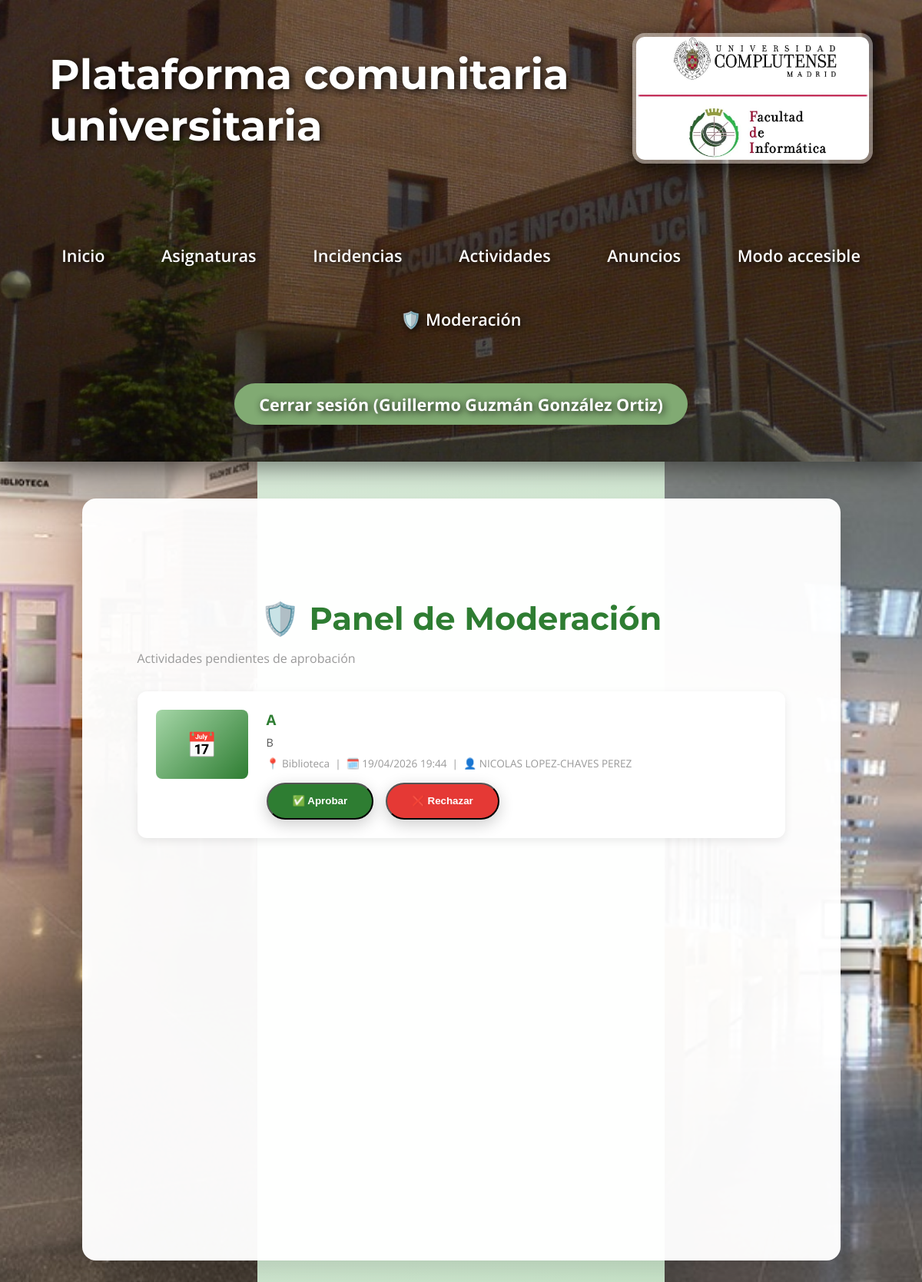
/actividades/admin (signed in), run on the app's committed database.
### models.py (models this page shows, shortened)
class User(UserMixin, db.Model):
    __tablename__ = "users"
    id = db.Column(db.Integer, primary_key=True)
    email = db.Column(db.String(120), unique=True, nullable=False)
    name = db.Column(db.String(100), nullable=False)
    role = db.Column(db.String(20), nullable=False, default="estudiante")
    password_hash = db.Column(db.String(200), nullable=True)

class Activity(db.Model):
    __tablename__ = "activities"
    id = db.Column(db.Integer, primary_key=True)
    title = db.Column(db.String(200), nullable=False)
    description = db.Column(db.Text, nullable=False)
    date = db.Column(db.DateTime, nullable=False)
    location = db.Column(db.String(200), nullable=False)
    image_filename = db.Column(db.String(255), nullable=True)
    capacity = db.Column(db.Integer, nullable=True)
    status = db.Column(db.String(20), nullable=False, default="pendiente")  # pendiente / aprobada / rechazada
    created_at = db.Column(db.DateTime, default=datetime.utcnow)
    user_id = db.Column(db.Integer, db.ForeignKey("users.id"), nullable=False)
    user = db.relationship("User", backref="activities")
    registrations = db.relationship("ActivityRegistration", backref="activity", lazy=True, cascade="all, delete-orphan")
    likes = db.relationship("ActivityLike", backref="activity", lazy=True, cascade="all, delete-orphan")
    comments = db.relationship("ActivityComment", backref="activity", lazy=True, cascade="all, delete-orphan")

### routes_activities.py (the view)
@activities_bp.route('/actividades/admin')
@login_required
def activity_admin():
    if current_user.role != 'admin':
        flash('No tienes permiso para acceder aquí.', 'danger')
        return redirect(url_for('activities.activities_list'))
    pendientes = Activity.query.filter_by(status='pendiente').order_by(Activity.created_at.desc()).all()
    return render_template('activities/activity_admin.html', pendientes=pendientes)

### app.py (called while the page is built)
@login_manager.user_loader
def load_user(user_id):
    return db.session.get(User, int(user_id))

### templates/activities/activity_admin.html (shortened to what this page needs)
{% extends "base.html" %}
{% block content %}
<div style="max-width: 900px; margin: 2rem auto; padding: 0 1rem;">
    <h2 style="color: #2e7d32; margin-bottom: 0.5rem;">🛡️ Panel de Moderación</h2>
    <p style="color: #999; margin-bottom: 2rem;">Actividades pendientes de aprobación</p>
    {% if pendientes %}
        {% for activity in pendientes %}
        <div class="admin-activity-card" style="background-color: var(--card-bg, #fff); border-radius: 12px; box-shadow: 0 4px 12px rgba(0,0,0,0.08); padding: 1.5rem; margin-bottom: 1.5rem; display: flex; gap: 1.5rem; align-items: flex-start;">
            {% if activity.image_filename %}
                <img src="{{ url_for('static', filename='uploads/activities/' + activity.image_filename) }}" style="width: 120px; height: 90px; object-fit: cover; border-radius: 8px; flex-shrink: 0;">
            {% else %}
                <div style="width: 120px; height: 90px; background: linear-gradient(135deg, #a5d6a7, #2e7d32); border-radius: 8px; display: flex; align-items: center; justify-content: center; font-size: 2rem; flex-shrink: 0;">📅</div>
            {% endif %}
            <div style="flex: 1;">
                <h3 style="margin: 0 0 0.5rem 0; color: #2e7d32;">{{ activity.title }}</h3>
                <p style="color: #555; margin: 0 0 0.5rem 0; font-size: 0.9rem;">{{ activity.description }}</p>
                <p style="color: #999; font-size: 0.85rem; margin: 0 0 0.5rem 0;">
                    📍 {{ activity.location }} &nbsp;|&nbsp;
                    🗓️ {{ activity.date.strftime('%d/%m/%Y %H:%M') }} &nbsp;|&nbsp;
                    👤 {{ activity.user.name }}
                </p>
                <div style="display: flex; gap: 1rem; margin-top: 1rem;">
                    <form method="post" action="{{ url_for('activities.activity_moderar', activity_id=activity.id) }}">
                        <button type="submit" class="btn-create">✅ Aprobar</button>
                    </form>
                    <form method="post" action="{{ url_for('activities.activity_moderar', activity_id=activity.id) }}">
                        <button type="submit" class="btn-create" style="background: #e53935;">❌ Rechazar</button>
                    </form>
                </div>
            </div>
        </div>
        {% endfor %}
    {% else %}
        <div style="text-align: center; padding: 4rem; color: #999;">
            <p style="font-size: 3rem;">✅</p>
            <p style="font-size: 1.2rem;">No hay actividades pendientes de revisión.</p>
        </div>
    {% endif %}
</div>
{% endblock %}

### templates/base.html (shortened to what this page needs)
<!DOCTYPE html>
<html lang="es">
<head>
    <link rel="stylesheet" href="{{ url_for('static', filename='css/global.css') }}?v=2">
</head>
<body>
    <header class="main-header">
        <div class="header-content">
            <h1>Plataforma comunitaria universitaria</h1>
            <a href="https://informatica.ucm.es" target="_blank">
                <img src="{{ url_for('static', filename='img/ucm.jpg') }}" alt="Facultad de Informática UCM" class="header-logo">
            </a>
        </div>
        <nav class="main-nav">
            <div class="nav-links">
                <a href="{{ url_for('home') }}">Inicio</a>
                <a href="{{ url_for('subjects.list_subjects') }}">Asignaturas</a>
                <a href="{{ url_for('incidents') }}">Incidencias</a>
                <a href="{{ url_for('activities.activities_list') }}">Actividades</a>
                <a href="{{ url_for('ads') }}">Anuncios</a>
                <a href="{{ url_for('accessible_mode') }}">Modo accesible</a>
                {% if current_user.is_authenticated and current_user.role == 'admin' %}
                    <a href="{{ url_for('moderation_panel') }}">🛡️ Moderación</a>
                {% endif %}
            </div>
            <div class="auth-links">
                {% if current_user.is_authenticated %}
                    <a href="{{ url_for('logout') }}">Cerrar sesión ({{ current_user.name }})</a>
                {% else %}
                    <a href="{{ url_for('login') }}">Iniciar sesión</a>
                {% endif %}
            </div>
        </nav>
    </header>
    <main>
        {% block content %}{% endblock %}
    </main>
</body>
</html>

### static/css/global.css (style rules this page uses)
body { font-family: 'Open Sans', sans-serif; background: linear-gradient(135deg, #e8f5e8 0%, #c8e6c9 100%); margin: 0; padding: 0; min-height: 100vh; color: #2e7d32; }
header h1, header nav a, header .auth-links a { color: rgb(255, 255, 255) !important; text-shadow: 2px 2px 10px rgba(0,0,0,0.9); position: relative; z-index: 2; }
header h1 { font-family: 'Montserrat', sans-serif; font-size: 3.4rem; font-weight: 700; margin: 0; }
nav { margin-top: 2rem; font-size: 1.35rem; display: flex; justify-content: center; align-items: center; flex-wrap: wrap; gap: 2.2rem; }
nav a { color: #e8f5e8; text-decoration: none; font-weight: 600; padding: 0.6rem 1.2rem; border-radius: 10px; transition: all 0.3s; }
.auth-links { display: flex; gap: 1.2rem; }
.auth-links a { background: rgb(129, 170, 115); color: #1b5e20; padding: 0.8rem 2rem; border-radius: 50px; font-weight: bold; box-shadow: 0 6px 18px rgba(0,0,0,0.2); transition: all 0.3s; }
header img { transition: all 0.4s ease; border: 4px solid rgba(255,255,255,0.3); border-radius: 16px; }
main { max-width: 875px; margin: 3rem auto; background: rgba(255,255,255,0.97); padding: 6rem 3.5rem; min-height: 100vh; border-radius: 18px; box-shadow: 0 12px 40px rgba(0,0,0,0.15); }
h2 { color: #1b5e20; font-family: 'Montserrat', sans-serif; font-size: 2.6rem; text-align: center; margin-bottom: 1.5rem; }
.btn-create { background: #2e7d32; color: white; padding: 0.9rem 2rem; border-radius: 50px; text-decoration: none; font-weight: bold; box-shadow: 0 6px 20px rgba(0,0,0,0.2); transition: all 0.3s; }
body::before, body::after { content: ""; position: fixed; top: 0; width: 335px; height: 100%; background-repeat: no-repeat; background-position: center top; background-size: cover; z-index: 0; }
body::before { left: 0; background-image: url('../img/hall.jpg'); }
body::after { right: 0; background-image: url('../img/pasillo.jpg'); }
main, header, nav { position: relative; z-index: 1; }
.main-header { background: linear-gradient(rgba(0,0,0,0.45), rgba(0,0,0,0.55)), url('../img/ucm2.jpg') center top / cover no-repeat; min-height: 420px; padding: 0; position: relative; box-shadow: 0 8px 32px rgba(0,0,0,0.5); }
.header-content { display: flex; justify-content: space-between; align-items: center; padding: 2.5rem 4rem; background: transparent; height: 180px; position: relative; z-index: 2; }
.header-logo { height: 160px; width: auto; border-radius: 16px; box-shadow: 0 10px 30px rgba(0,0,0,0.7); border: 5px solid rgba(255,255,255,0.4); }
.main-nav { text-align: center; padding: 1rem 0 3rem 0; position: relative; z-index: 2; }
.nav-links { display: inline-flex; gap: 2.2rem; flex-wrap: wrap; justify-content: center; }
.auth-links { margin-top: 1.5rem; }

### data on the page
User: name "Guillermo Guzmán González Ortiz"
Activity: title "A", description "B", location "Biblioteca", date "19/04/2026 19:44", user.name "NICOLAS LOPEZ-CHAVES PEREZ"
